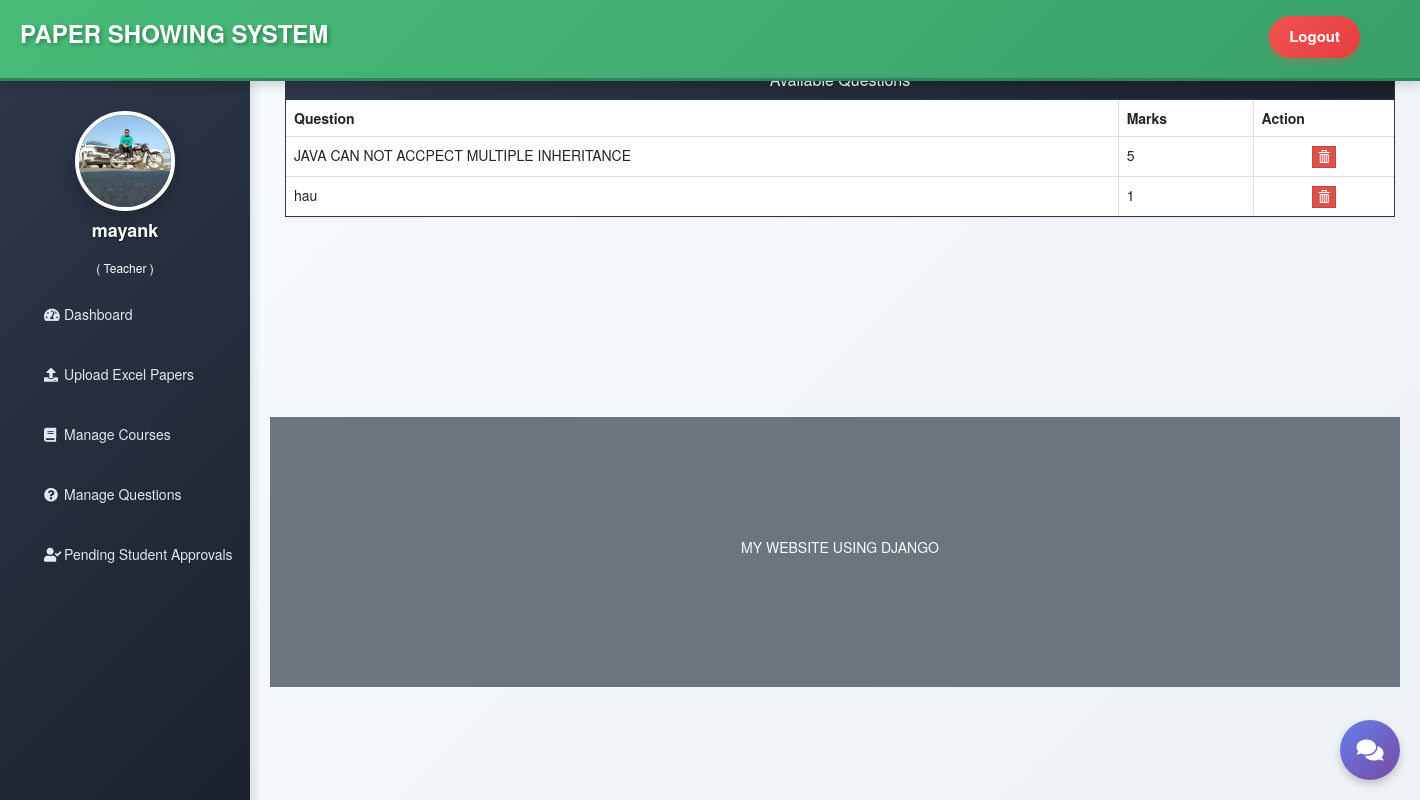
Screenshot of /teacher/see-question/6/ (signed in) with the database file from the repository.
### teacher/models.py (models this page shows, shortened)
class Teacher(models.Model):
    user=models.OneToOneField(User,on_delete=models.CASCADE)
    profile_pic= models.ImageField(upload_to='profile_pic/Teacher/',null=True,blank=True)
    address = models.CharField(max_length=40)
    mobile = models.CharField(max_length=20,null=False)
    status= models.BooleanField(default=True)
    salary=models.PositiveIntegerField(null=True)

### exam/models.py (models this page shows)
class Question(models.Model):
    course=models.ForeignKey(Course,on_delete=models.CASCADE)
    marks=models.PositiveIntegerField()
    question=models.CharField(max_length=600)
    option1=models.CharField(max_length=200)
    option2=models.CharField(max_length=200)
    option3=models.CharField(max_length=200)
    option4=models.CharField(max_length=200)
    cat=(('Option1','Option1'),('Option2','Option2'),('Option3','Option3'),('Option4','Option4'))
    answer=models.CharField(max_length=200,choices=cat)

### teacher/views.py (the view)
# urls.py: path('see-question/<int:pk>/', views.see_question_view,name='see-question'),
@login_required(login_url='teacherlogin')
@user_passes_test(is_teacher_approved)
def see_question_view(request, pk):
    questions = QMODEL.Question.objects.all().filter(course_id=pk)
    return render(request, 'teacher/see_question.html', {'questions': questions})

### teacher/views.py (called while the page is built)
def is_teacher(user):
    return user.groups.filter(name='TEACHER').exists()

def is_teacher_approved(user):
    if is_teacher(user):
        try:
            teacher = models.Teacher.objects.get(user=user)
            return teacher.status
        except models.Teacher.DoesNotExist:
            return False
    return False

### templates/teacher/see_question.html (shortened to what this page needs)
{% extends 'teacher/teacherbase.html' %}
{% block content %}
{%load static%}
<head>
  <link href="//netdna.bootstrapcdn.com/bootstrap/3.0.0/css/bootstrap.min.css" rel="stylesheet" id="bootstrap-css">
</head>
<br><br>
<div class="container">
  <div class="panel panel-primary rounded-0">
    <div class="panel-heading rounded-0">
      <h6 class="panel-title">Available Questions</h6>
    </div>
    <table class="table table-hover table-bordered" id="dev-table">
      <thead>
        <tr>
          <th>Question</th>
          <th>Marks</th>
          <th>Action</th>
        </tr>
      </thead>
      {% for c in questions %}
      <tr>
        <td> {{c.question}}</td>
        <td>{{c.marks}}</td>
        <td class="text-center"><a class="btn btn-danger btn-xs" style="border-radius: 0%;" href="{% url 'remove-question' c.id  %}"><span class="glyphicon glyphicon-trash"></span></a></td>
      </tr>
      {% endfor %}
    </table>
  </div>
</div>
<br><br><br><br><br><br>
{% endblock content %}

### templates/teacher/teacherbase.html (shortened to what this page needs)
<!DOCTYPE html>
{% load static %}
<html lang="en" dir="ltr">
<head>
  <link href="http://netdna.bootstrapcdn.com/bootstrap/4.0.0-beta/css/bootstrap.min.css" rel="stylesheet">
  <link rel="stylesheet" href="https://maxcdn.bootstrapcdn.com/bootstrap/4.4.1/css/bootstrap.min.css">
  <link href="https://maxcdn.bootstrapcdn.com/font-awesome/4.3.0/css/font-awesome.min.css" rel="stylesheet">
  <link rel="stylesheet" href="https://cdnjs.cloudflare.com/ajax/libs/font-awesome/5.12.1/css/all.min.css">
</head>
<body>
  <header class="shadow bg-light">
    <div class="left_area">
      <h3>Paper Showing System</h3>
    </div>
    <div class="right_area">
      <a href="/logout" class="logout_btn">Logout</a>
    </div>
  </header>
  <div class="sidebar">
    <center>
      {% if request.user.teacher.profile_pic %}
        <img src="{{ request.user.teacher.profile_pic.url }}" class="profile_image" alt="Teacher Profile">
      {% else %}
        <img src="{% static 'image/teacher-avatar.png' %}" class="profile_image" alt="Default Teacher">
      {% endif %}
      <h4>{{request.user.first_name}}</h4>
      <h6 style="color: rgb(255, 255, 255);">( Teacher )</h6>
    </center>
    <a href="/teacher/teacher-dashboard/"><i class="fas fa-tachometer-alt"></i><span>Dashboard</span></a>
    <a href="/studentprofile/teacher/upload/"><i class="fas fa-upload"></i><span>Upload Excel Papers</span></a>
    <a href="/teacher/teacher-exam/"><i class="fas fa-book"></i><span>Manage Courses</span></a>
    <a href="/teacher/teacher-question/"><i class="fas fa-question-circle"></i><span>Manage Questions</span></a>
    <a href="/teacher/teacher-view-pending-student/"><i class="fas fa-user-check"></i><span>Pending Student Approvals</span></a>
  </div>
  <div class="content">
    {% block content %}
    {% endblock content %}
    <br><br><br>
    {% include "exam/footer.html" %}
  </div>
  {% include "chat/chat_widget.html" %}
</body>
</html>

### templates/teacher/teacherbase.html (style rules this page uses)
a:link { text-decoration: none; }
body { margin: 0; padding: 0; font-family: 'Segoe UI', Tahoma, Geneva, Verdana, sans-serif; background: linear-gradient(135deg, #f5f7fa 0%, #c3cfe2 100%); }
header { position: fixed; padding: 20px; width: 100%; z-index: 1; height: 5.8em !important; background: linear-gradient(135deg, #48bb78 0%, #38a169 100%); box-shadow: 0 4px 8px rgba(0, 0, 0, 0.1); border-bottom: 3px solid #2f855a; }
.left_area h3 { margin: 0px; text-transform: uppercase; font-size: 24px; font-weight: 900; color: #fff; text-shadow: 2px 2px 4px rgba(0,0,0,0.3); }
.logout_btn { padding: 10px 20px; background: linear-gradient(135deg, #ef5350 0%, #e53e3e 100%); text-decoration: none; float: right; margin-top: -30px; margin-right: 40px; border-radius: 25px; font-size: 15px; font-weight: 600; color: #fff; transition: all 0.3s ease; box-shadow: 0 4px 8px rgba(239, 83, 80, 0.3); }
.sidebar { background: linear-gradient(135deg, #2d3748 0%, #1a202c 100%); margin-top: 5.8em; padding-top: 30px; position: fixed; left: 0; width: 250px; height: 100%; transition: all 0.3s ease; box-shadow: 4px 0 8px rgba(0, 0, 0, 0.1); overflow-y: auto; }
.sidebar .profile_image { width: 100px; height: 100px; border-radius: 50%; margin-bottom: 10px; border: 4px solid #fff; box-shadow: 0 8px 16px rgba(0, 0, 0, 0.2); transition: transform 0.3s ease; }
.sidebar h4 { color: #fff; margin-top: 0; margin-bottom: 20px; font-weight: 600; text-shadow: 1px 1px 2px rgba(0,0,0,0.5); }
.sidebar a { color: #e2e8f0; display: block; width: 100%; line-height: 60px; text-decoration: none; padding-left: 40px; box-sizing: border-box; transition: all 0.3s ease; border-left: 4px solid transparent; }
.sidebar i { padding-right: 15px; width: 20px; }
.content { margin-left: 250px; background: linear-gradient(135deg, #f7fafc 0%, #edf2f7 100%); min-height: 100vh; transition: margin-left 0.3s ease; padding: 20px; }
.panel-primary { border-color: #2d3748 !important; }
.panel-primary > .panel-heading { background: linear-gradient(135deg, #2d3748 0%, #1a202c 100%) !important; border-color: #2d3748 !important; color: #fff; }

### templates/teacher/see_question.html (style rules this page uses)
a:link { text-decoration: none; }
h6 { text-align: center; }

### rows the page displays
Question: question "JAVA CAN NOT ACCPECT MULTIPLE INHERITANCE", marks "5"
Question: question "hau", marks "1"

### other values shown
{{ request.user.first_name }} "mayank"
